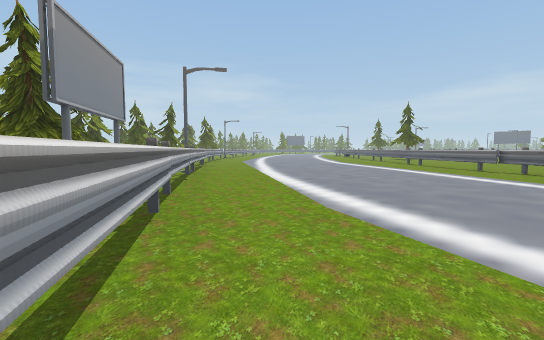
View 1 (above)

23 first-person views from a walk through a 3-D level made in the Unity game engine. The camera is 1.4 m above the floor, tilts 4° down and sees 85° across. The floor is counted in squares, 2 m on a side. Each view is taken from the middle of a square. On the plan, view 1 faces up. The plan holds only what a view shows up to about 10 squares ahead; the rest is blank. The place goes on beyond the plan.

View 2
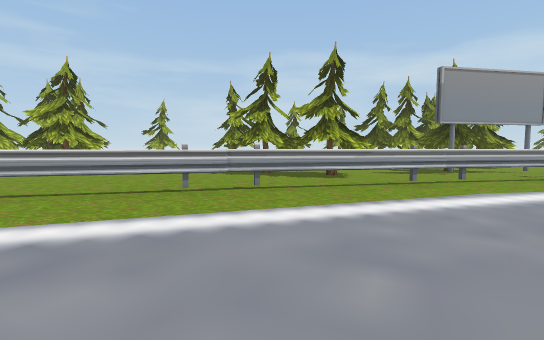

View 3
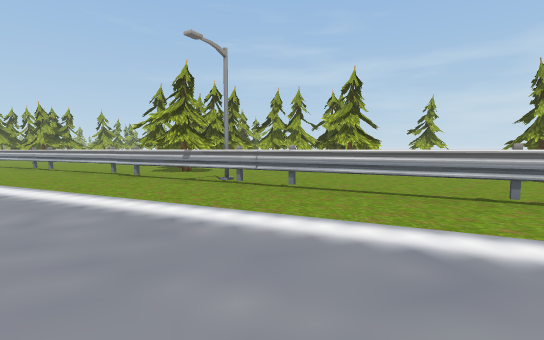

View 4
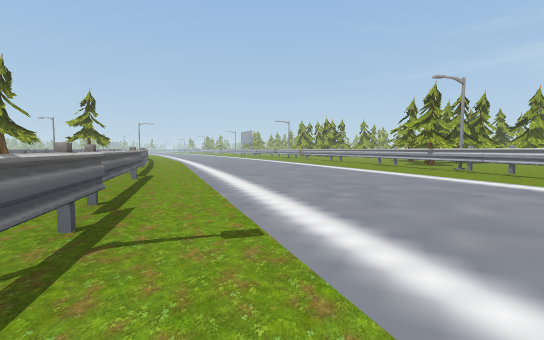

View 5
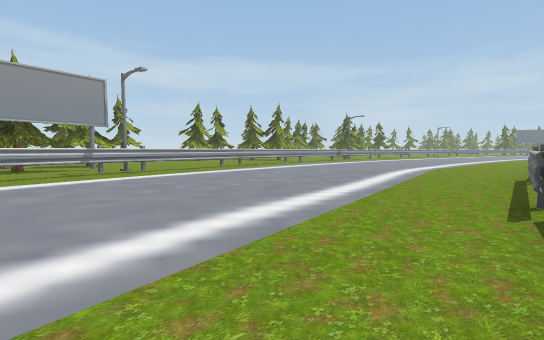

View 6
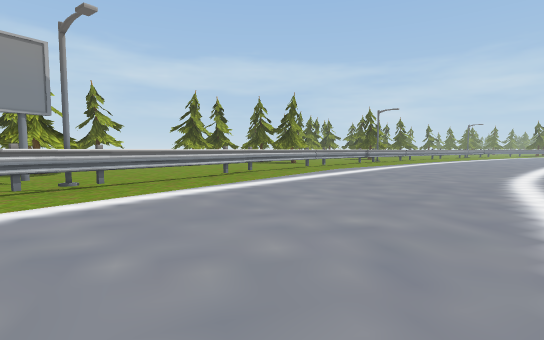

View 7
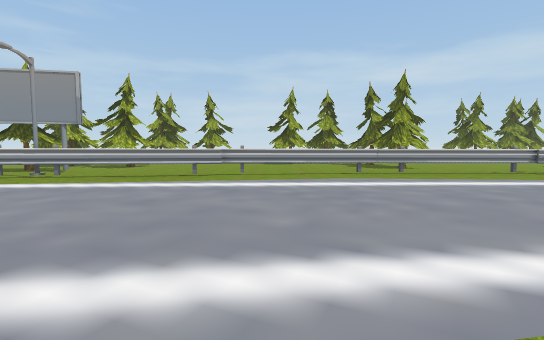

View 8
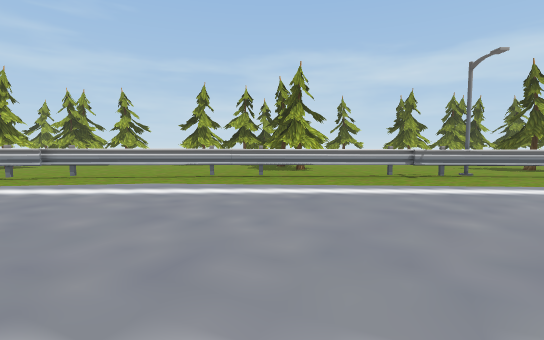

View 9
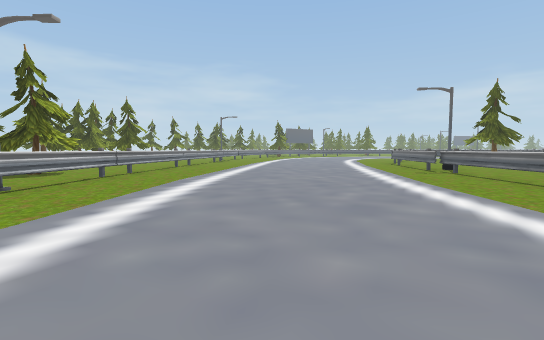

View 10
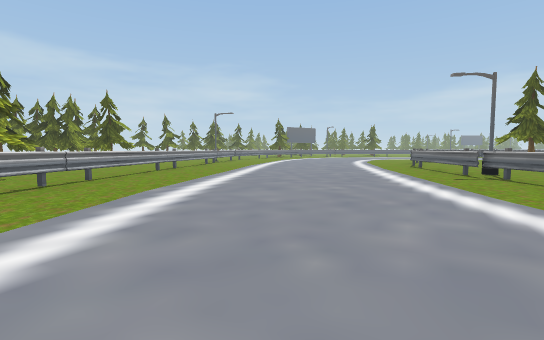

View 11
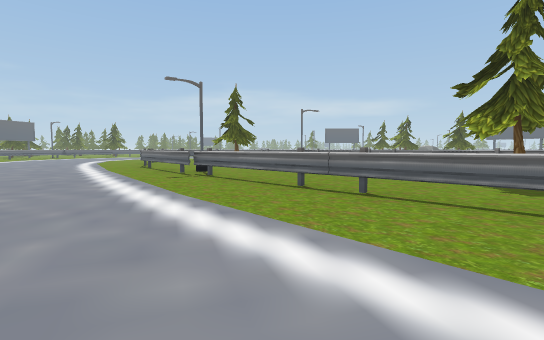

View 12
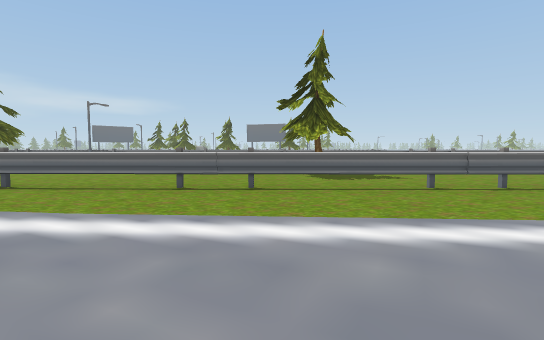

View 13
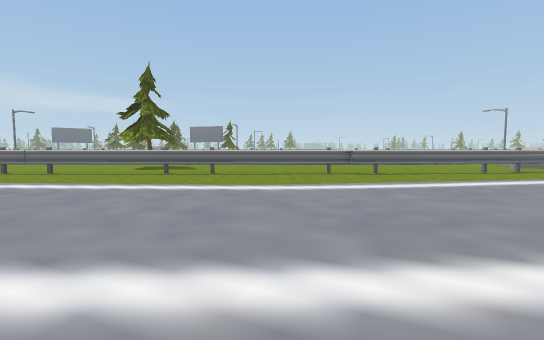

View 14
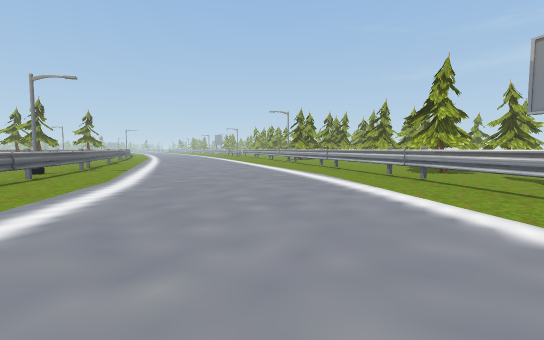

View 15
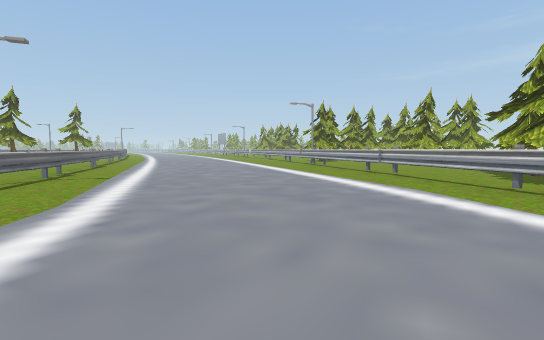

View 16
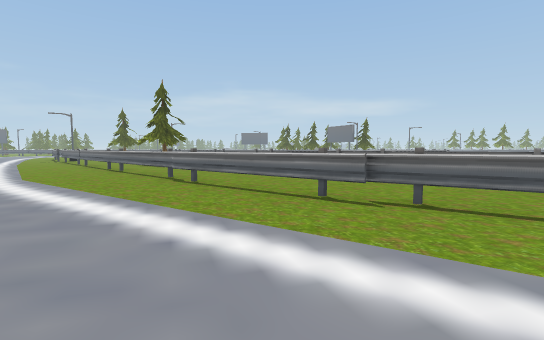

View 17
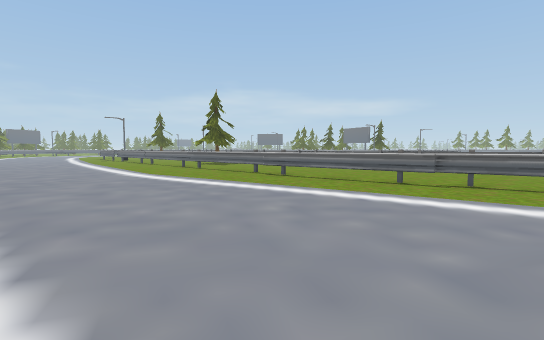

View 18
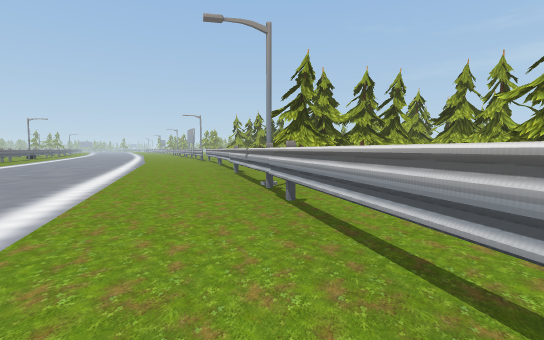

View 19
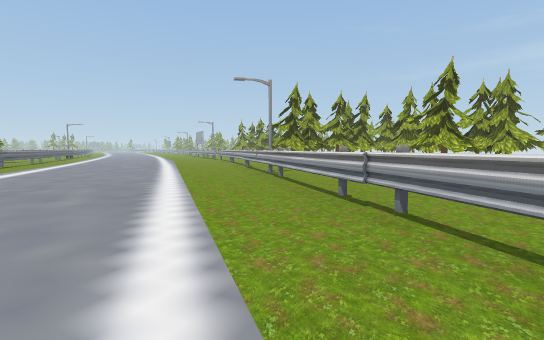

View 20
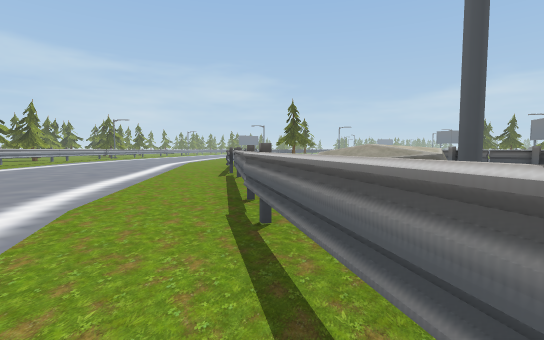

View 21
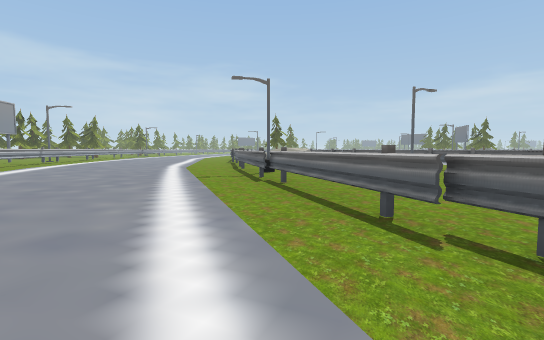

View 22
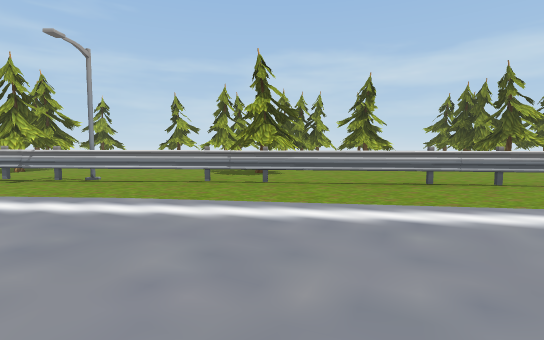

View 23
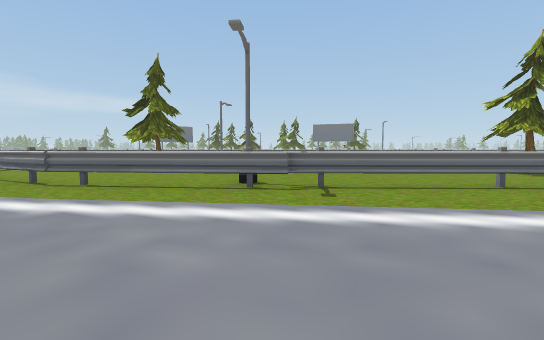

### Floor plan
Key: @ floor where view 1 was taken; # wall or solid block; . main floor; : floor 0.25 m higher than the main floor; / step, stairs or slope; = window, fence, low wall or low ledge; ^ raised ledge; T thing the floor can be seen under or through.
Columns run from 6 left of view 1 to 17 right of it. Each row starts with its distance up from view 1.
 30    =.........=
 29  ..=.........=...
 28  ..=.........=...
 27 # .=.........=...
 26 #................
 25  .=..............
 24  .=..............
 23  .T..........=...  =
 22  .T..........#...  =
 21  .T..........=...
 20  .T..........=..
 19 #...............
 18  .T.........#...
 17  .T.........=...
 16  ..T............
 15  .T.............
 14  .#..........=.
 13  ..T........#...
 12  ..T.........=.. #
 11  ..T.........=...=
 10  ............=....=
  9  ...T........=....
  8  .#.T./......=....=
  7   ..T./......=.^. =
  6 ## .T./.......=^^
  5   #.T.........==^
  4  ...T..:......#.
  3  .   T.:......=.     =
  2  .#T T./......=#.    #=
  1   # .T.........=.     #=
  0   # ..@./......=.
 -1    ...T./......=...
 -2   ....T.........=..
 -3   ....T../......=..
 -4    ....T./......=..
 -5    ....T.........=
 -6 ###....T.........
 -7  # ....T.........=
 -8         #.....

Where each view was taken, in squares from view 1:
view 1: 0 up, 0 right, facing up
view 2: 0 up, 5 right, facing left
view 3: 1 down, 5 right, facing down-left
view 4: 3 up, 7 right, facing down
view 5: 5 up, 7 right, facing up-left
view 6: 7 up, 4 right, facing up-left
view 7: 14 up, 5 right, facing left
view 8: 18 up, 4 right, facing left
view 9: 18 up, 1 right, facing up
view 10: 20 up, 1 right, facing up
view 11: 20 up, 2 right, facing up-right
view 12: 22 up, 1 right, facing right
view 13: 16 up, 2 left, facing right
view 14: 11 up, 2 right, facing down
view 15: 8 up, 3 right, facing down
view 16: 7 up, 3 right, facing up-right
view 17: 7 up, 0 right, facing up-right
view 18: 1 down, 1 right, facing down
view 19: 3 up, 1 right, facing down
view 20: 1 up, 8 right, facing up
view 21: 7 down, 9 right, facing up
view 22: 27 up, 3 right, facing left
view 23: 28 up, 1 right, facing right
